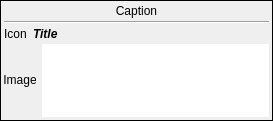
<?xml version="1.0" encoding="UTF-8"?>
<ui version="4.0">
 <class>NotifyWidgetClass</class>
 <widget class="QWidget" name="NotifyWidgetClass">
  <property name="geometry">
   <rect>
    <x>0</x>
    <y>0</y>
    <width>273</width>
    <height>121</height>
   </rect>
  </property>
  <layout class="QVBoxLayout" name="verticalLayout_2">
   <property name="spacing">
    <number>0</number>
   </property>
   <property name="margin">
    <number>0</number>
   </property>
   <item>
    <widget class="QFrame" name="frmWindowFrame">
     <property name="frameShape">
      <enum>QFrame::Box</enum>
     </property>
     <property name="lineWidth">
      <number>1</number>
     </property>
     <layout class="QVBoxLayout" name="verticalLayout">
      <property name="spacing">
       <number>3</number>
      </property>
      <property name="margin">
       <number>3</number>
      </property>
      <item>
       <widget class="QLabel" name="lblCaption">
        <property name="text">
         <string notr="true">Caption</string>
        </property>
        <property name="textFormat">
         <enum>Qt::PlainText</enum>
        </property>
        <property name="alignment">
         <set>Qt::AlignCenter</set>
        </property>
       </widget>
      </item>
      <item>
       <widget class="Line" name="line">
        <property name="orientation">
         <enum>Qt::Horizontal</enum>
        </property>
       </widget>
      </item>
      <item>
       <layout class="QHBoxLayout" name="horizontalLayout_2">
        <item>
         <widget class="QLabel" name="lblIcon">
          <property name="text">
           <string notr="true">Icon</string>
          </property>
          <property name="textFormat">
           <enum>Qt::PlainText</enum>
          </property>
         </widget>
        </item>
        <item>
         <widget class="QLabel" name="lblTitle">
          <property name="sizePolicy">
           <sizepolicy hsizetype="Expanding" vsizetype="Fixed">
            <horstretch>0</horstretch>
            <verstretch>0</verstretch>
           </sizepolicy>
          </property>
          <property name="font">
           <font>
            <weight>75</weight>
            <italic>true</italic>
            <bold>true</bold>
           </font>
          </property>
          <property name="text">
           <string notr="true">Title</string>
          </property>
          <property name="textFormat">
           <enum>Qt::PlainText</enum>
          </property>
         </widget>
        </item>
       </layout>
      </item>
      <item>
       <layout class="QHBoxLayout" name="horizontalLayout">
        <item>
         <widget class="QLabel" name="lblImage">
          <property name="enabled">
           <bool>true</bool>
          </property>
          <property name="minimumSize">
           <size>
            <width>32</width>
            <height>32</height>
           </size>
          </property>
          <property name="maximumSize">
           <size>
            <width>32</width>
            <height>32</height>
           </size>
          </property>
          <property name="text">
           <string notr="true">Image</string>
          </property>
          <property name="textFormat">
           <enum>Qt::PlainText</enum>
          </property>
          <property name="alignment">
           <set>Qt::AlignCenter</set>
          </property>
         </widget>
        </item>
        <item>
         <widget class="NotifyTextBrowser" name="ntbText">
          <property name="cursor" stdset="0">
           <cursorShape>PointingHandCursor</cursorShape>
          </property>
          <property name="focusPolicy">
           <enum>Qt::NoFocus</enum>
          </property>
          <property name="frameShape">
           <enum>QFrame::NoFrame</enum>
          </property>
          <property name="verticalScrollBarPolicy">
           <enum>Qt::ScrollBarAlwaysOff</enum>
          </property>
          <property name="horizontalScrollBarPolicy">
           <enum>Qt::ScrollBarAlwaysOff</enum>
          </property>
          <property name="textInteractionFlags">
           <set>Qt::NoTextInteraction</set>
          </property>
          <property name="openLinks">
           <bool>false</bool>
          </property>
         </widget>
        </item>
       </layout>
      </item>
     </layout>
    </widget>
   </item>
  </layout>
 </widget>
 <layoutdefault spacing="6" margin="11"/>
 <customwidgets>
  <customwidget>
   <class>NotifyTextBrowser</class>
   <extends>QTextBrowser</extends>
   <header>notifytextbrowser.h</header>
  </customwidget>
 </customwidgets>
 <resources/>
 <connections/>
</ui>
